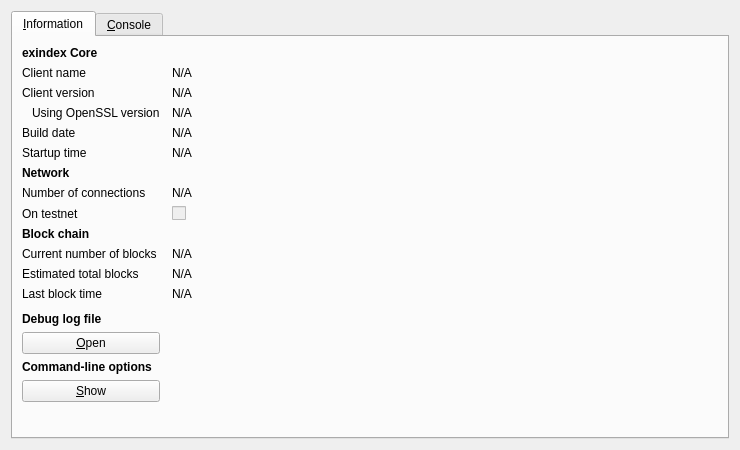
<?xml version="1.0" encoding="UTF-8"?>
<ui version="4.0">
 <class>RPCConsole</class>
 <widget class="QDialog" name="RPCConsole">
  <property name="geometry">
   <rect>
    <x>0</x>
    <y>0</y>
    <width>740</width>
    <height>450</height>
   </rect>
  </property>
  <property name="windowTitle">
   <string>exindex - Debug window</string>
  </property>
  <layout class="QVBoxLayout" name="verticalLayout_2">
   <item>
    <widget class="QTabWidget" name="tabWidget">
     <property name="currentIndex">
      <number>0</number>
     </property>
     <widget class="QWidget" name="tab_info">
      <attribute name="title">
       <string>&amp;Information</string>
      </attribute>
      <layout class="QGridLayout" name="gridLayout" columnstretch="0,1">
       <property name="horizontalSpacing">
        <number>12</number>
       </property>
       <item row="0" column="0">
        <widget class="QLabel" name="label_9">
         <property name="font">
          <font>
           <weight>75</weight>
           <bold>true</bold>
          </font>
         </property>
         <property name="text">
          <string>exindex Core</string>
         </property>
        </widget>
       </item>
       <item row="1" column="0">
        <widget class="QLabel" name="label_5">
         <property name="text">
          <string>Client name</string>
         </property>
        </widget>
       </item>
       <item row="1" column="1">
        <widget class="QLabel" name="clientName">
         <property name="cursor">
          <cursorShape>IBeamCursor</cursorShape>
         </property>
         <property name="text">
          <string>N/A</string>
         </property>
         <property name="textFormat">
          <enum>Qt::PlainText</enum>
         </property>
         <property name="textInteractionFlags">
          <set>Qt::LinksAccessibleByMouse|Qt::TextSelectableByKeyboard|Qt::TextSelectableByMouse</set>
         </property>
        </widget>
       </item>
       <item row="2" column="0">
        <widget class="QLabel" name="label_6">
         <property name="text">
          <string>Client version</string>
         </property>
        </widget>
       </item>
       <item row="2" column="1">
        <widget class="QLabel" name="clientVersion">
         <property name="cursor">
          <cursorShape>IBeamCursor</cursorShape>
         </property>
         <property name="text">
          <string>N/A</string>
         </property>
         <property name="textFormat">
          <enum>Qt::PlainText</enum>
         </property>
         <property name="textInteractionFlags">
          <set>Qt::LinksAccessibleByMouse|Qt::TextSelectableByKeyboard|Qt::TextSelectableByMouse</set>
         </property>
        </widget>
       </item>
       <item row="3" column="0">
        <widget class="QLabel" name="label_14">
         <property name="text">
          <string>Using OpenSSL version</string>
         </property>
         <property name="indent">
          <number>10</number>
         </property>
        </widget>
       </item>
       <item row="3" column="1">
        <widget class="QLabel" name="openSSLVersion">
         <property name="cursor">
          <cursorShape>IBeamCursor</cursorShape>
         </property>
         <property name="text">
          <string>N/A</string>
         </property>
         <property name="textFormat">
          <enum>Qt::PlainText</enum>
         </property>
         <property name="textInteractionFlags">
          <set>Qt::LinksAccessibleByMouse|Qt::TextSelectableByKeyboard|Qt::TextSelectableByMouse</set>
         </property>
        </widget>
       </item>
       <item row="4" column="0">
        <widget class="QLabel" name="label_12">
         <property name="text">
          <string>Build date</string>
         </property>
        </widget>
       </item>
       <item row="4" column="1">
        <widget class="QLabel" name="buildDate">
         <property name="cursor">
          <cursorShape>IBeamCursor</cursorShape>
         </property>
         <property name="text">
          <string>N/A</string>
         </property>
         <property name="textFormat">
          <enum>Qt::PlainText</enum>
         </property>
         <property name="textInteractionFlags">
          <set>Qt::LinksAccessibleByMouse|Qt::TextSelectableByKeyboard|Qt::TextSelectableByMouse</set>
         </property>
        </widget>
       </item>
       <item row="5" column="0">
        <widget class="QLabel" name="label_13">
         <property name="text">
          <string>Startup time</string>
         </property>
        </widget>
       </item>
       <item row="5" column="1">
        <widget class="QLabel" name="startupTime">
         <property name="cursor">
          <cursorShape>IBeamCursor</cursorShape>
         </property>
         <property name="text">
          <string>N/A</string>
         </property>
         <property name="textFormat">
          <enum>Qt::PlainText</enum>
         </property>
         <property name="textInteractionFlags">
          <set>Qt::LinksAccessibleByMouse|Qt::TextSelectableByKeyboard|Qt::TextSelectableByMouse</set>
         </property>
        </widget>
       </item>
       <item row="6" column="0">
        <widget class="QLabel" name="label_11">
         <property name="font">
          <font>
           <weight>75</weight>
           <bold>true</bold>
          </font>
         </property>
         <property name="text">
          <string>Network</string>
         </property>
        </widget>
       </item>
       <item row="7" column="0">
        <widget class="QLabel" name="label_7">
         <property name="text">
          <string>Number of connections</string>
         </property>
        </widget>
       </item>
       <item row="7" column="1">
        <widget class="QLabel" name="numberOfConnections">
         <property name="cursor">
          <cursorShape>IBeamCursor</cursorShape>
         </property>
         <property name="text">
          <string>N/A</string>
         </property>
         <property name="textFormat">
          <enum>Qt::PlainText</enum>
         </property>
         <property name="textInteractionFlags">
          <set>Qt::LinksAccessibleByMouse|Qt::TextSelectableByKeyboard|Qt::TextSelectableByMouse</set>
         </property>
        </widget>
       </item>
       <item row="8" column="0">
        <widget class="QLabel" name="label_8">
         <property name="text">
          <string>On testnet</string>
         </property>
        </widget>
       </item>
       <item row="8" column="1">
        <widget class="QCheckBox" name="isTestNet">
         <property name="enabled">
          <bool>false</bool>
         </property>
         <property name="text">
          <string/>
         </property>
        </widget>
       </item>
       <item row="9" column="0">
        <widget class="QLabel" name="label_10">
         <property name="font">
          <font>
           <weight>75</weight>
           <bold>true</bold>
          </font>
         </property>
         <property name="text">
          <string>Block chain</string>
         </property>
        </widget>
       </item>
       <item row="10" column="0">
        <widget class="QLabel" name="label_3">
         <property name="text">
          <string>Current number of blocks</string>
         </property>
        </widget>
       </item>
       <item row="10" column="1">
        <widget class="QLabel" name="numberOfBlocks">
         <property name="cursor">
          <cursorShape>IBeamCursor</cursorShape>
         </property>
         <property name="text">
          <string>N/A</string>
         </property>
         <property name="textFormat">
          <enum>Qt::PlainText</enum>
         </property>
         <property name="textInteractionFlags">
          <set>Qt::LinksAccessibleByMouse|Qt::TextSelectableByKeyboard|Qt::TextSelectableByMouse</set>
         </property>
        </widget>
       </item>
       <item row="11" column="0">
        <widget class="QLabel" name="label_4">
         <property name="text">
          <string>Estimated total blocks</string>
         </property>
        </widget>
       </item>
       <item row="11" column="1">
        <widget class="QLabel" name="totalBlocks">
         <property name="cursor">
          <cursorShape>IBeamCursor</cursorShape>
         </property>
         <property name="text">
          <string>N/A</string>
         </property>
         <property name="textFormat">
          <enum>Qt::PlainText</enum>
         </property>
         <property name="textInteractionFlags">
          <set>Qt::LinksAccessibleByMouse|Qt::TextSelectableByKeyboard|Qt::TextSelectableByMouse</set>
         </property>
        </widget>
       </item>
       <item row="12" column="0">
        <widget class="QLabel" name="label_2">
         <property name="text">
          <string>Last block time</string>
         </property>
        </widget>
       </item>
       <item row="12" column="1">
        <widget class="QLabel" name="lastBlockTime">
         <property name="cursor">
          <cursorShape>IBeamCursor</cursorShape>
         </property>
         <property name="text">
          <string>N/A</string>
         </property>
         <property name="textFormat">
          <enum>Qt::PlainText</enum>
         </property>
         <property name="textInteractionFlags">
          <set>Qt::LinksAccessibleByMouse|Qt::TextSelectableByKeyboard|Qt::TextSelectableByMouse</set>
         </property>
        </widget>
       </item>
       <item row="13" column="0">
        <spacer name="verticalSpacer_2">
         <property name="orientation">
          <enum>Qt::Vertical</enum>
         </property>
         <property name="sizeHint" stdset="0">
          <size>
           <width>20</width>
           <height>20</height>
          </size>
         </property>
        </spacer>
       </item>
       <item row="14" column="0">
        <widget class="QLabel" name="labelDebugLogfile">
         <property name="font">
          <font>
           <weight>75</weight>
           <bold>true</bold>
          </font>
         </property>
         <property name="text">
          <string>Debug log file</string>
         </property>
        </widget>
       </item>
       <item row="15" column="0">
        <widget class="QPushButton" name="openDebugLogfileButton">
         <property name="toolTip">
          <string>Open the exindex debug log file from the current data directory. This can take a few seconds for large log files.</string>
         </property>
         <property name="text">
          <string>&amp;Open</string>
         </property>
         <property name="autoDefault">
          <bool>false</bool>
         </property>
        </widget>
       </item>
       <item row="16" column="0">
        <widget class="QLabel" name="labelCLOptions">
         <property name="font">
          <font>
           <weight>75</weight>
           <bold>true</bold>
          </font>
         </property>
         <property name="text">
          <string>Command-line options</string>
         </property>
        </widget>
       </item>
       <item row="17" column="0">
        <widget class="QPushButton" name="showCLOptionsButton">
         <property name="toolTip">
          <string>Show the exindex-Qt help message to get a list with possible exindex command-line options.</string>
         </property>
         <property name="text">
          <string>&amp;Show</string>
         </property>
         <property name="autoDefault">
          <bool>false</bool>
         </property>
        </widget>
       </item>
       <item row="18" column="0">
        <spacer name="verticalSpacer">
         <property name="orientation">
          <enum>Qt::Vertical</enum>
         </property>
         <property name="sizeHint" stdset="0">
          <size>
           <width>20</width>
           <height>40</height>
          </size>
         </property>
        </spacer>
       </item>
      </layout>
     </widget>
     <widget class="QWidget" name="tab_console">
      <attribute name="title">
       <string>&amp;Console</string>
      </attribute>
      <layout class="QVBoxLayout" name="verticalLayout_3">
       <property name="spacing">
        <number>3</number>
       </property>
       <item>
        <widget class="QTextEdit" name="messagesWidget">
         <property name="minimumSize">
          <size>
           <width>0</width>
           <height>100</height>
          </size>
         </property>
         <property name="readOnly">
          <bool>true</bool>
         </property>
         <property name="tabKeyNavigation" stdset="0">
          <bool>false</bool>
         </property>
         <property name="columnCount" stdset="0">
          <number>2</number>
         </property>
        </widget>
       </item>
       <item>
        <layout class="QHBoxLayout" name="horizontalLayout">
         <property name="spacing">
          <number>3</number>
         </property>
         <item>
          <widget class="QLabel" name="label">
           <property name="text">
            <string notr="true">&gt;</string>
           </property>
          </widget>
         </item>
         <item>
          <widget class="QLineEdit" name="lineEdit"/>
         </item>
         <item>
          <widget class="QPushButton" name="clearButton">
           <property name="maximumSize">
            <size>
             <width>24</width>
             <height>24</height>
            </size>
           </property>
           <property name="toolTip">
            <string>Clear console</string>
           </property>
           <property name="text">
            <string/>
           </property>
           <property name="icon">
            <iconset resource="../bitcoin.qrc">
             <normaloff>:/icons/remove</normaloff>:/icons/remove</iconset>
           </property>
           <property name="shortcut">
            <string notr="true">Ctrl+L</string>
           </property>
           <property name="autoDefault">
            <bool>false</bool>
           </property>
          </widget>
         </item>
        </layout>
       </item>
      </layout>
     </widget>
    </widget>
   </item>
  </layout>
 </widget>
 <resources>
  <include location="../bitcoin.qrc"/>
 </resources>
 <connections/>
</ui>
